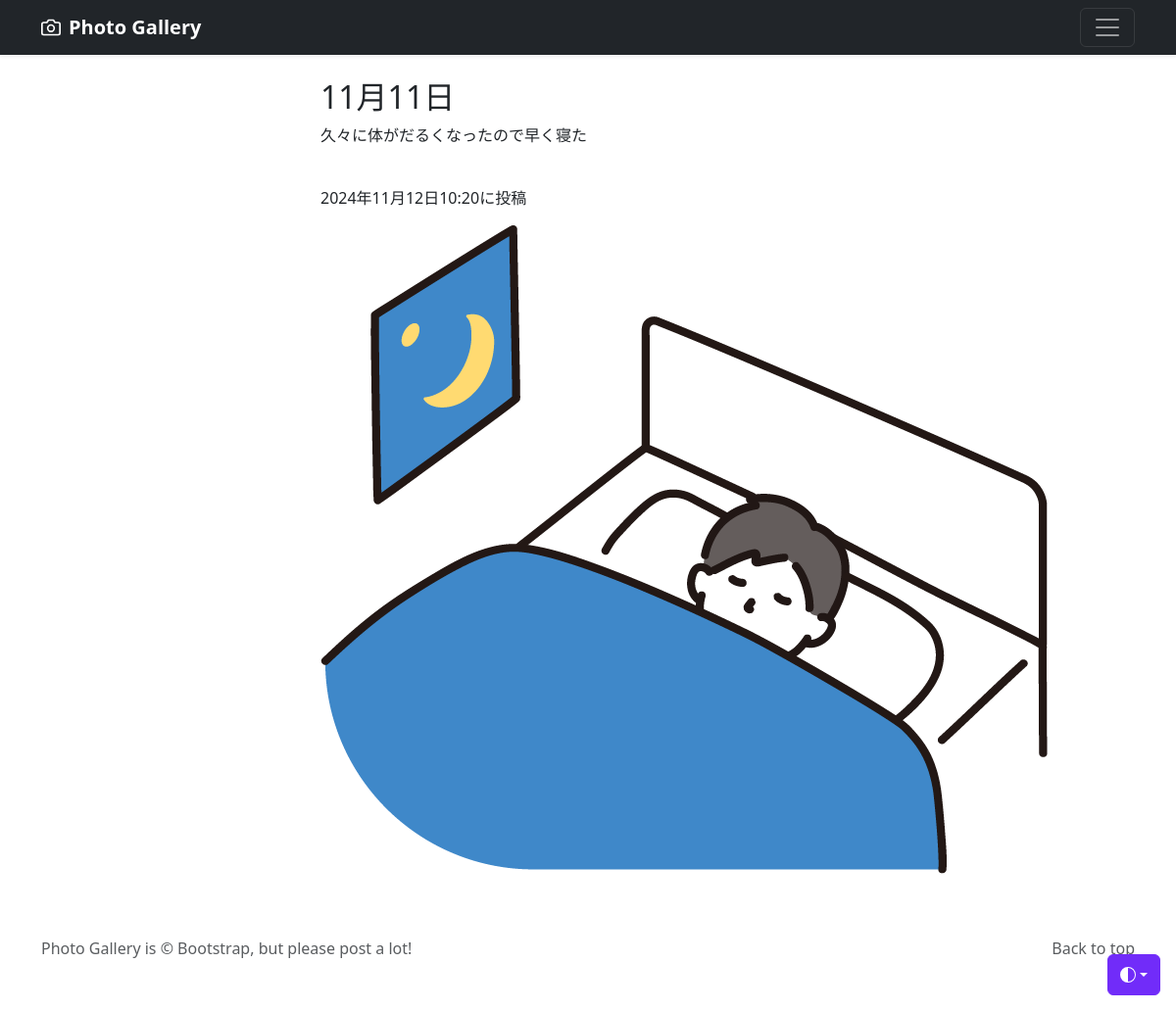
Screenshot of /photo-detail/1 (signed in) with the database file from the repository.
### photo/models.py (models this page shows, shortened)
class PhotoPost(models.Model):
    user = models.ForeignKey(
        CustomUser,
        verbose_name='ユーザー',
        on_delete=models.CASCADE
    )
    category=models.ForeignKey(
        Category,
        verbose_name='カテゴリ',
        on_delete=models.PROTECT
    )
    title = models.CharField(
        verbose_name='タイトル',
        max_length=200
    )
    comment = models.TextField(
        verbose_name='コメント',
    )
    image1 = models.ImageField(
        verbose_name='イメージ1',
        upload_to ='photos'
    )
    image2 = models.ImageField(
        verbose_name='イメージ2',
        upload_to = 'photos',
        blank=True,
        null=True
    )
    posted_at = models.DateTimeField(
        verbose_name='投稿日時',
        auto_now_add=True
    )

### photo/views.py (the view)
class DetailView(DetailView):
    template_name = 'detail.html'
    model = PhotoPost

### photo/templates/detail.html (shortened to what this page needs)
{% extends 'base.html' %}
    {% block contents %}
    <br>
    <div class="container">
        <div class="row">
            <div class="col offset-3">
                <h2>{{object.title}}</h2>
                <p>{{object.comment}}</p>
                <br>
                <p>{{object.posted_at}}に投稿</p>
                <p><img src="{{ object.image1.url }}"></img></p>
            </div>
        </div>
    </div>
    {% endblock %}

### rows the page displays
PhotoPost: title "11月11日", comment "久々に体がだるくなったので早く寝た", posted_at "2024年11月12日10:20", image1 (picture)
